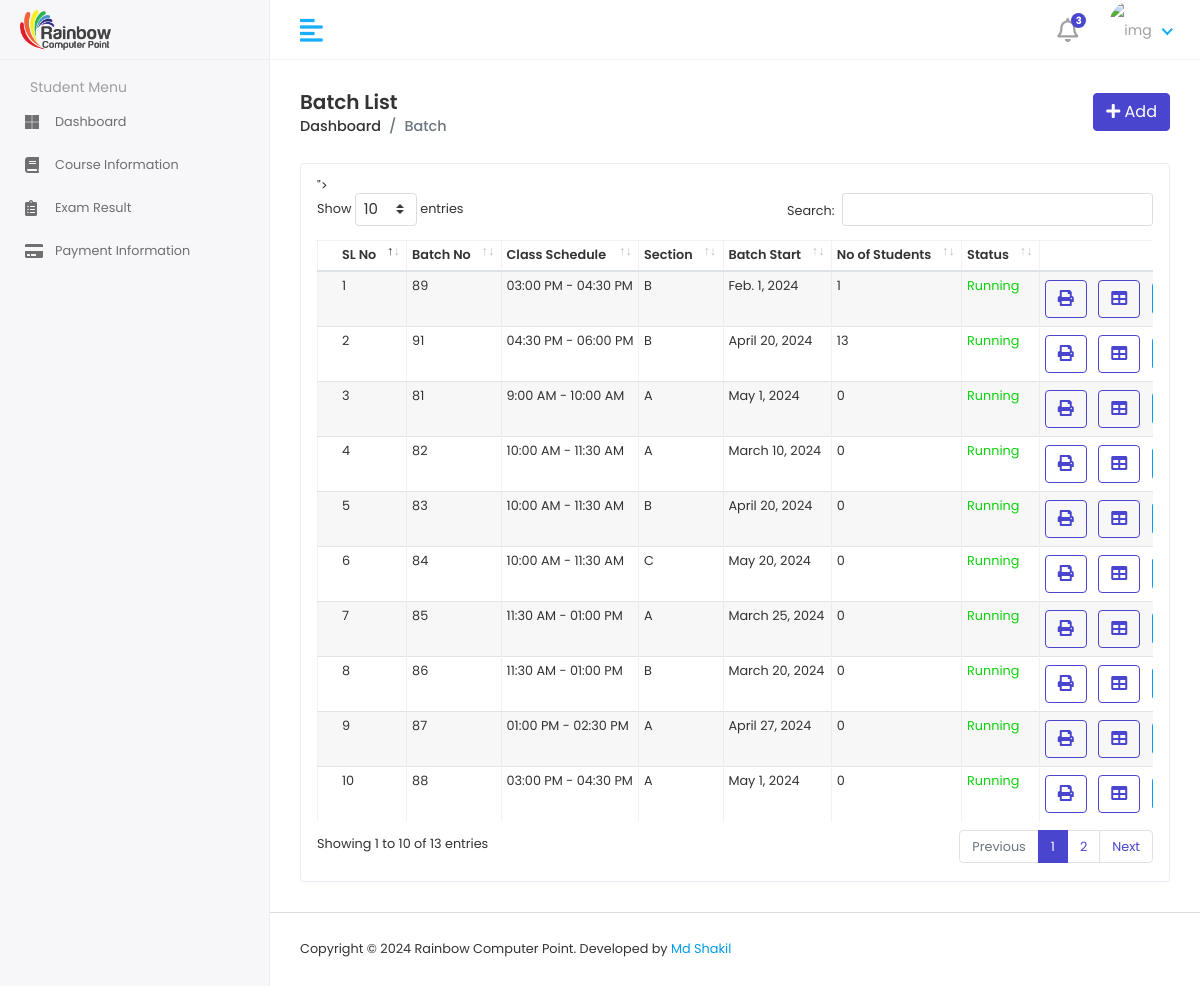
/batchList/ (signed in), run on the app's committed database.
### RainbowApp/models.py (models this page shows, shortened)
class BatchInfoModel(models.Model):
    BatchNo = models.CharField(max_length=100, null=True)
    SCHEDULE = [
        ('09:00 AM - 10:00 AM','09:00 AM - 10:00 AM'),
        ('10:00 AM - 11:30 AM','10:00 AM - 11:30 AM'),
        ('11:30 AM - 01:00 PM','11:30 AM - 01:00 PM'),
        ('01:00 PM - 02:30 PM','01:00 PM - 02:30 PM'),
        ('03:00 PM - 04:30 PM','03:00 PM - 04:30 PM'),
        ('04:30 PM - 06:00 PM','04:30 PM - 06:00 PM'),
        ('06:00 PM - 07:30 PM','06:00 PM - 07:30 PM'),
        ('08:00 PM - 09:30 PM','08:00 PM - 09:30 PM'),
    ]
    Batchschedule = models.CharField(choices=SCHEDULE,max_length=100, null=True)
    SECTION = [
        ('A','A'),
        ('B','B'),
        ('C','C'),
    ]
    Section = models.CharField(choices=SECTION,max_length=100, null=True)
    STATUS = [
        ('Running','Running'),
        ('Completed','Completed'),
    ]
    Status = models.CharField(choices=STATUS,max_length=100, null=True)
    BatchStart = models.DateField()

### RainbowProject/batchviews.py (the view)
# urls.py: path('batchList/',batchList, name='batchList'),
@login_required
def batchList(request):
    batchData = BatchInfoModel.objects.all()
    batch_data_with_counts = []
    for batch in batchData:
        student_count = StudentInfoModel.objects.filter(BatchNo=batch).count()
        batch_data_with_counts.append((batch, student_count))
    context = {
        'batch_data_with_counts': batch_data_with_counts
    }
    return render(request, 'mybatch/batchlist.html', context)

### template/mybatch/batchlist.html (shortened to what this page needs)
{% extends 'adminmaster/adminmaster.html' %}
{% block admincontent %}
{% load static %}
<div class="content container-fluid">
    <div class="page-header">
       <div class="row align-items-center">
          <div class="col">
             <h3 class="page-title">Batch List</h3>
             <ul class="breadcrumb">
                <li class="breadcrumb-item"><a href="{% url 'adminDashboard' %}">Dashboard</a></li>
                <li class="breadcrumb-item active">Batch</li>
             </ul>
          </div>
          <div class="col-auto text-right float-right ml-auto">
             <a href="{% url 'addBatch' %}" class="btn btn-primary"><i class="fas fa-plus"></i> Add</a>
          </div>
       </div>
    </div>
    <div class="row">
       <div class="col-sm-12">
          <div class="card card-table">
             <div class="card-body">
                <div class="table-responsive">
                    {% include 'commons/message.html' %}
                    <table id="tabledata" class="table table-striped table-bordered" cellspacing="0" width="100%">">
                     <thead>
                         <tr>
                             <th>SL No</th>
                             <th>Batch No</th>
                             <th>Class Schedule</th>
                             <th>Section</th>
                             <th>Batch Start</th>
                             <th>No of Students</th>
                             <th>Status</th>
                             <th class="text-right">Action</th>
                         </tr>
                     </thead>
                     <tbody>
                         {% for batch, student_count in batch_data_with_counts %}
                         <tr>
                             <td>{{ forloop.counter }}</td>
                             <td>{{ batch.BatchNo }}</td>
                             <td>{{ batch.Batchschedule }}</td>
                             <td>{{ batch.Section }}</td>
                             <td>{{ batch.BatchStart }}</td>
                             <td>{{ student_count }}</td>
                             <td {% if batch.Status == 'Running' %} style="color:rgb(12, 210, 12);" {% else %} style="color:red" {% endif %}>
                                 {{ batch.Status }}
                             </td>
                             <td class="text-right">
                                 <div class="actions">
                                    <button onclick="printBatch('{{ batch.BatchNo }}')" class="btn btn-outline-primary mr-2">
                                        <i class="fas fa-print"></i>
                                    </button>
                                    <button onclick="printBatchAttendance('{{ batch.BatchNo }}')" class="btn btn-outline-primary mr-2">
                                        <i class="fas fa-table"></i>
                                    </button>
                                 </div>
                             </td>
                         </tr>
                         {% endfor %}
                     </tbody>
                 </table>
                </div>
             </div>
          </div>
       </div>
    </div>
 </div>
{% endblock admincontent %}

### static/assets/css/style.css (style rules this page uses)
html { height: 100%; }
body { background-color: #fff; color: #333; font-family: 'Poppins', sans-serif; font-size: 0.8rem; height: 100%; line-height: 1; overflow-x: hidden; }
h1, h2, h3, h4, h5, h6 { font-family: 'Poppins', sans-serif; margin-top: 0; }
a { color: #009ce7; }
input, button, a { transition: all 0.4s ease; -moz-transition: all 0.4s ease; -o-transition: all 0.4s ease; -ms-transition: all 0.4s ease; -webkit-transition: all 0.4s ease; }
input, input:focus, button, button:focus { outline: none; }
ul, ol { padding: 0px; list-style: none; }
.table { color: #333; max-width: 100%; margin-bottom: 0; width: 100%; }
.table-striped > tbody > tr:nth-of-type(2n+1) { background-color: #f8f9fa; }
.table.dataTable { border-collapse: collapse !important; border: 1px solid rgba(0, 0, 0, 0.05); }
.table thead tr th { font-weight: 600; }
.table tbody tr { border-bottom: 1px solid rgba(0, 0, 0, 0.05); }
.table-striped thead tr { border-color: transparent; }
.table-striped tbody tr { border-color: transparent; }
.table-striped tbody tr:nth-of-type(even) { background-color: rgba(255, 255, 255, 0.3); }
.table-striped tbody tr:nth-of-type(odd) { background-color: rgba(235, 235, 235, 0.4); }
.table-bordered { border: 1px solid rgba(0, 0, 0, 0.05) !important; }
.table-bordered th, .table-bordered td { border-color: rgba(0, 0, 0, 0.05); }
.card-table .card-body .table > thead > tr > th { border-top: 0; }
.card-table .card-body .table tr td:first-child, .card-table .card-body .table tr th:first-child { padding-left: 1.5rem; }
.card-table .card-body .table tr td:last-child, .card-table .card-body .table tr th:last-child { padding-right: 1.5rem; }
.card-table .table td, .card-table .table th { border-top: 1px solid #e2e5e8; padding: 0.5rem 0.3rem; white-space: nowrap; }
.btn-primary { background-color: #4a45cf; border: 1px solid #4a45cf; }
.btn-outline-primary { color: #4a45cf; border-color: #4a45cf; }
.card { border: 1px solid #ececf5; box-shadow: 0 1px 3px 0 rgba(0, 0, 0, 0.03); margin-bottom: 1.875rem; }
.card-body { padding: 1rem; }
.page-wrapper > .content { padding: 1.875rem 1.875rem 0; }
.page-header { margin-bottom: 1.875rem; }
.page-header .breadcrumb { background-color: transparent; color: #6c757d; font-size: 0.9rem; font-weight: 500; margin-bottom: 0; padding: 0; }
.page-header .breadcrumb a { color: #333; }
.page-title { font-size: 20px; font-weight: 600; color: #333; margin-bottom: 5px; }

### data on the page
BatchInfoModel: BatchNo "89", Batchschedule "03:00 PM - 04:30 PM", Section "B", BatchStart "Feb. 1, 2024", id "1", Status "Running"
BatchInfoModel: BatchNo "91", Batchschedule "04:30 PM - 06:00 PM", Section "B", BatchStart "April 20, 2024", student_count "13", Status "Running"
BatchInfoModel: BatchNo "81", Batchschedule "9:00 AM - 10:00 AM", Section "A", BatchStart "May 1, 2024", student_count "0", Status "Running"
BatchInfoModel: BatchNo "82", Batchschedule "10:00 AM - 11:30 AM", Section "A", BatchStart "March 10, 2024", student_count "0", Status "Running"
BatchInfoModel: BatchNo "83", Batchschedule "10:00 AM - 11:30 AM", Section "B", BatchStart "April 20, 2024", student_count "0", Status "Running"
BatchInfoModel: BatchNo "84", Batchschedule "10:00 AM - 11:30 AM", Section "C", BatchStart "May 20, 2024", student_count "0", Status "Running"
BatchInfoModel: BatchNo "85", Batchschedule "11:30 AM - 01:00 PM", Section "A", BatchStart "March 25, 2024", student_count "0", Status "Running"
BatchInfoModel: BatchNo "86", Batchschedule "11:30 AM - 01:00 PM", Section "B", BatchStart "March 20, 2024", student_count "0", Status "Running"
BatchInfoModel: BatchNo "87", Batchschedule "01:00 PM - 02:30 PM", Section "A", BatchStart "April 27, 2024", student_count "0", Status "Running"
BatchInfoModel: BatchNo "88", Batchschedule "03:00 PM - 04:30 PM", Section "A", BatchStart "May 1, 2024", student_count "0", Status "Running"
